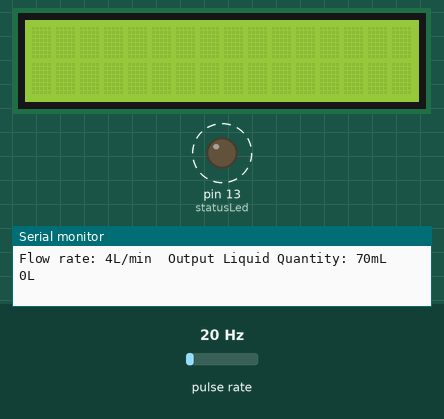
Simulated run of this sketch. Board: Arduino Uno, built with avr-gcc and run on an emulated ATmega328P. Shown: 16×2 character LCD, output pins drawn as LEDs (lit = HIGH), the last lines printed to the serial monitor. Wiring (inferred from the names in the program): pulse sensor: data pin 2. Dashed ring = blinking. The inputs (shaded band) are chosen by the test bench; at power-on: pulse rate 20 Hz.

Above: at 1.2 s.
1.3 s: pulse rate (sensor on pin 2) set to 97 Hz
At 2.05 s:
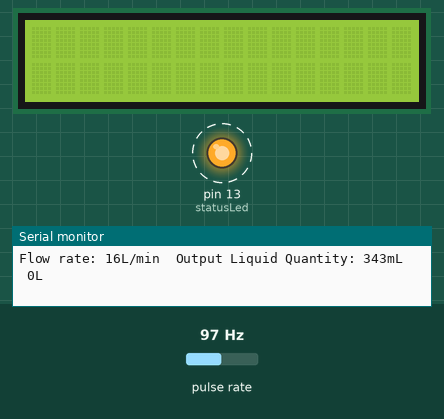
4.0 s: pulse rate (sensor on pin 2) set to 100 Hz
5.6 s: pulse rate (sensor on pin 2) set to 4 Hz
At 6.11 s:
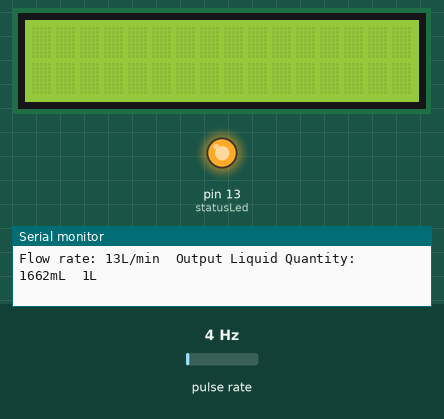
8.4 s: pulse rate (sensor on pin 2) set to 150 Hz
10.1 s: pulse rate (sensor on pin 2) set to 10 Hz
At 10.4 s:
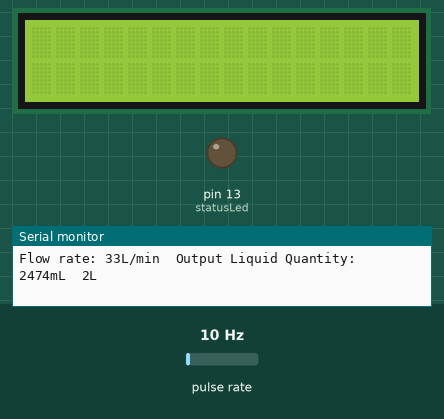
Timing chart, 0 to 12.6 s (numbered marks = the images above; inputs shaded):
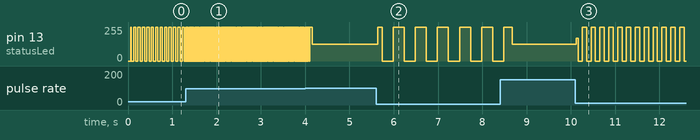

Measured:
- after the input at 1.3 s, pin 13 (statusLed): alternates 255/255 for 0.01 s and 0/255 for 0.01 s, starting at once
- after the input at 5.6 s, pin 13 (statusLed): 127/255 → 255/255 at once, then repeats every 0.50 s: 0/255 0.25 s, 255/255 0.25 s
- after the input at 10.1 s, pin 13 (statusLed): 127/255 → 170/255 at once, then repeats every 0.19 s: 0/255 0.09 s, 255/255 0.10 s
- by itself, pin 13 (statusLed): alternates 255/255 for 0.05 s and 0/255 for 0.05 s

The sketch:

MFC_V1.ino
```cpp
#include <stdio.h>

#include <ThreeWire.h>
#include <RtcDS1302.h>

#include<LiquidCrystal_I2C.h>
const int kIO = 3;    //DAT
const int kSCLK = 4;  //CLK
const int kCE = 5;    //RST

const int vol_1 = 6;
const int vol_5 = 7;
const int vol_10 = 8;
const int vol_50 = 9;
const int vol_100 = 10;
const int vol_500 = 11;
const int vol_minus = 12;

const int magneticPin = 13;
const int solValvePin = 14;

LiquidCrystal_I2C lcd(0x27, 16, 2); //LCD 클래스 초기화

ThreeWire myWire(kIO, kSCLK, kCE); // IO, SCLK, CE
RtcDS1302<ThreeWire> Rtc(myWire);

/*
  Liquid flow rate sensor -DIYhacking.com Arvind Sanjeev

  Measure the liquid/water flow rate using this code.
  Connect Vcc and Gnd of sensor to arduino, and the
  signal line to arduino digital pin 2.

*/

byte statusLed    = 13;

byte sensorInterrupt = 0;  // 0 = digital pin 2
byte sensorPin       = 2;

// The hall-effect flow sensor outputs approximately 4.5 pulses per second per
// litre/minute of flow.
float calibrationFactor = 4.5;

volatile byte pulseCount;
volatile bool hallCount = true;

float flowRate;
unsigned int flowMilliLitres;
unsigned long totalMilliLitres;

unsigned long oldTime;


void setup() {

  //1602 LCD
  Serial.begin(9600);
  lcd.init();
  lcd.backlight();

  //RTC
  //checkRTC();

  // Set up the status LED line as an output
  pinMode(statusLed, OUTPUT);
  digitalWrite(statusLed, HIGH);  // We have an active-low LED attached

  pinMode(sensorPin, INPUT);
  digitalWrite(sensorPin, HIGH);

  pulseCount        = 0;
  flowRate          = 0.0;
  flowMilliLitres   = 0;
  totalMilliLitres  = 0;
  oldTime           = 0;

  // The Hall-effect sensor is connected to pin 2 which uses interrupt 0.
  // Configured to trigger on a FALLING state change (transition from HIGH
  // state to LOW state)
  attachInterrupt(sensorInterrupt, pulseCounter, FALLING);
}

// the loop function runs over and over again forever
void loop() {
  if ((millis() - oldTime) > 1000)   // Only process counters once per second
  {
    // Disable the interrupt while calculating flow rate and sending the value to
    // the host
    detachInterrupt(sensorInterrupt);

    // Because this loop may not complete in exactly 1 second intervals we calculate
    // the number of milliseconds that have passed since the last execution and use
    // that to scale the output. We also apply the calibrationFactor to scale the output
    // based on the number of pulses per second per units of measure (litres/minute in
    // this case) coming from the sensor.
    flowRate = ((1000.0 / (millis() - oldTime)) * pulseCount) / calibrationFactor;

    // Note the time this processing pass was executed. Note that because we've
    // disabled interrupts the millis() function won't actually be incrementing right
    // at this point, but it will still return the value it was set to just before
    // interrupts went away.
    oldTime = millis();

    // Divide the flow rate in litres/minute by 60 to determine how many litres have
    // passed through the sensor in this 1 second interval, then multiply by 1000 to
    // convert to millilitres.
    flowMilliLitres = (flowRate / 60) * 1000;

    // Add the millilitres passed in this second to the cumulative total
    totalMilliLitres += flowMilliLitres;

    unsigned int frac;

    // Print the flow rate for this second in litres / minute
    Serial.print("Flow rate: ");
    Serial.print(int(flowRate));  // Print the integer part of the variable
    Serial.print("L/min");
    Serial.print("\t");       // Print tab space

    // Print the cumulative total of litres flowed since starting
    Serial.print("Output Liquid Quantity: ");
    Serial.print(totalMilliLitres);
    Serial.print("mL");
    Serial.print("\t");       // Print tab space
    Serial.print(totalMilliLitres / 1000);
    Serial.println("L");


    // Reset the pulse counter so we can start incrementing again
    pulseCount = 0;

    // Enable the interrupt again now that we've finished sending output
    attachInterrupt(sensorInterrupt, pulseCounter, FALLING);
  }


  //RTC show Serial and LCD
  //showRTC();
}
/*
Insterrupt Service Routine
 */
void pulseCounter()
{
  // Increment the pulse counter
  pulseCount++;
  hallCount = !hallCount;
  digitalWrite(statusLed, hallCount);  // We have an active-low LED attached
}


void checkRTC(void)
{
  //RTC
  Serial.print("compiled: ");
  Serial.print(__DATE__); Serial.print(" ");  Serial.println(__TIME__);

  Rtc.Begin();

  RtcDateTime compiled = RtcDateTime(__DATE__, __TIME__);
  printDateTime(compiled);
  Serial.println();

  if (!Rtc.IsDateTimeValid())
  {
    // Common Causes:
    //    1) first time you ran and the device wasn't running yet
    //    2) the battery on the device is low or even missing

    Serial.println("RTC lost confidence in the DateTime!");
    Rtc.SetDateTime(compiled);
  }

  if (Rtc.GetIsWriteProtected())
  {
    Serial.println("RTC was write protected, enabling writing now");
    Rtc.SetIsWriteProtected(false);
  }

  if (!Rtc.GetIsRunning())
  {
    Serial.println("RTC was not actively running, starting now");
    Rtc.SetIsRunning(true);
  }

  RtcDateTime now = Rtc.GetDateTime();
  if (now < compiled)
  {
    Serial.println("RTC is older than compile time!  (Updating DateTime)");
    Rtc.SetDateTime(compiled);
  }
  else if (now > compiled)
  {
    Serial.println("RTC is newer than compile time. (this is expected)");
  }
  else if (now == compiled)
  {
    Serial.println("RTC is the same as compile time! (not expected but all is fine)");
  }
}

void showRTC(void)
{
  //RTC
  RtcDateTime now = Rtc.GetDateTime();

  printDateTime(now);
  Serial.println();

  if (!now.IsValid())
  {
    // Common Causes:
    //    1) the battery on the device is low or even missing and the power line was disconnected
    Serial.println("RTC lost confidence in the DateTime!");
  }

  //LCD 시간 프린트
  lcd.setCursor(0, 0);
  char nowDate[20];
  snprintf_P(nowDate,
             20,
             PSTR("%04u/%02u/%02u"),
             now.Year(),
             now.Month(),
             now.Day());
  lcd.print(nowDate);


  lcd.setCursor(0, 1);
  char nowTime[20];
  snprintf_P(nowTime,
             20,
             PSTR("%02u:%02u:%02u"),
             now.Hour(),
             now.Minute(),
             now.Second() );
  lcd.print(nowTime);
}
#define countof(a) (sizeof(a) / sizeof(a[0]))

void printDateTime(const RtcDateTime& dt)
{
  char datestring[20];

  snprintf_P(datestring,
             countof(datestring),
             PSTR("%04u/%02u/%02u %02u:%02u:%02u"),
             dt.Year(),
             dt.Month(),
             dt.Day(),

             dt.Hour(),
             dt.Minute(),
             dt.Second() );
  Serial.print(datestring);
}
```
